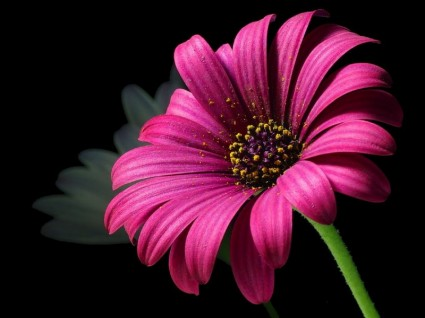
//> input picture CodeOpenCV/image.jpg, 425 x 318 px
$ ./Nomor1   (built with g++ and OpenCV 4)
//> lines starting //> are read from the running program, lines starting //| are printed output that depends on the picture
#include <iostream>
#include "opencv2/imgproc/imgproc.hpp"
#include "opencv2/core/core.hpp"
#include "opencv2/opencv.hpp"
#include "opencv2/highgui/highgui.hpp"

using namespace cv;

/// Global variables

int threshold_value = 0;
int threshold_type = 3;
int const max_value = 255;
int const max_type = 4;
int const max_BINARY_value = 255;

Mat src, src_gray, dst;
const char* window_name = "Threshold Demo";

const char* trackbar_type = "Type: \n 0: Binary \n 1: Binary Inverted \n 2: Truncate \n 3: To Zero \n 4: To Zero Inverted";
const char* trackbar_value = "Value";

/// Function headers
void Threshold_Demo( int, void* );

/**
 * @function main
 */
int main( int, char** argv )
{
  /// Load an image
  src = imread("image.jpg", CV_LOAD_IMAGE_COLOR);
//> src is the input picture: 318 rows x 425 cols, CV_8UC3; mean B, G, R 41.3, 21.8, 66.2

  /// Convert the image to Gray
  cvtColor( src, src_gray, COLOR_RGB2GRAY );
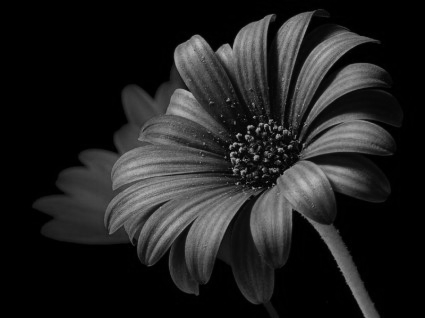
//> src_gray: 318 rows x 425 cols, CV_8UC1; min 0, max 191, mean 32.7

  /// Create a window to display results
  namedWindow( window_name, WINDOW_AUTOSIZE );

  /// Create Trackbar to choose type of Threshold
  createTrackbar( trackbar_type,
                  window_name, &threshold_type,
                  max_type, Threshold_Demo );

  createTrackbar( trackbar_value,
                  window_name, &threshold_value,
                  max_value, Threshold_Demo );
//> slider 'Value' is set to 85

  /// Call the function to initialize
  Threshold_Demo( 0, 0 );
//> in Threshold_Demo, `threshold( src_gray, dst, threshold_value, max_BINARY_value,threshold_..`:
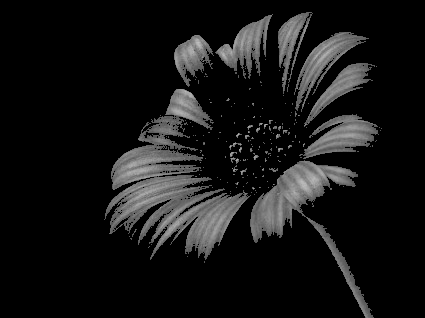
//> dst: 318 rows x 425 cols, CV_8UC1; min 0, max 191, mean 21

  /// Wait until user finishes program
  for(;;)
    {
      int c;
      c = waitKey( 20 );
//> the Esc key is pressed
      if( (char)c == 27 )
    { break; }
    }

}


/**
 * @function Threshold_Demo
 */
void Threshold_Demo( int, void* )
{
  /* 0: Binary
     1: Binary Inverted
     2: Threshold Truncated
     3: Threshold to Zero
     4: Threshold to Zero Inverted
   */

  threshold( src_gray, dst, threshold_value, max_BINARY_value,threshold_type );

  imshow( window_name, dst );
}

$ run again, with CodeOpenCV/Large_Green_Apple_PNG_Clipart.png saved as CodeOpenCV/image.jpg
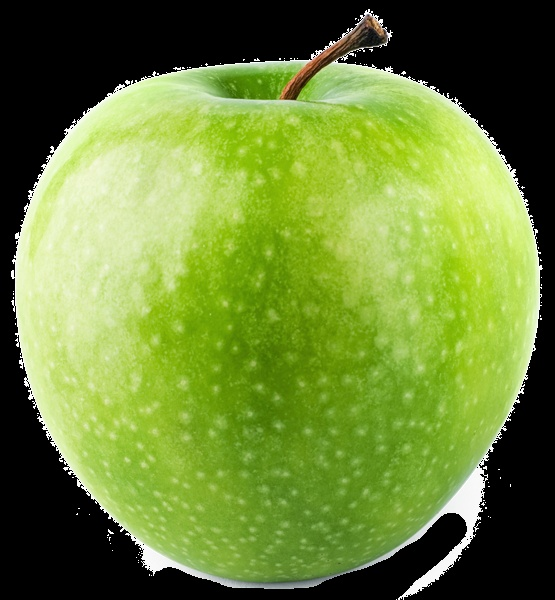
//> input picture CodeOpenCV/Large_Green_Apple_PNG_Clipart.png, 555 x 600 px
//> src is the input picture: 600 rows x 555 cols, CV_8UC3; mean B, G, R 55.6, 131.9, 108
//> `cvtColor( src, src_gray, COLOR_RGB2GRAY );`:
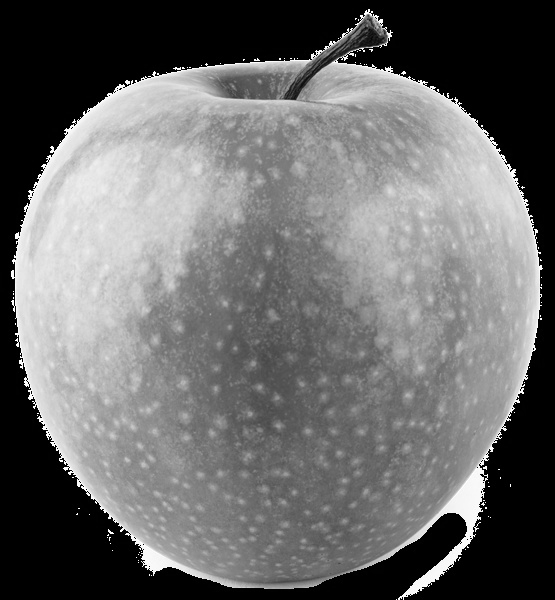
//> src_gray: 600 rows x 555 cols, CV_8UC1; min 0, max 255, mean 106.3
